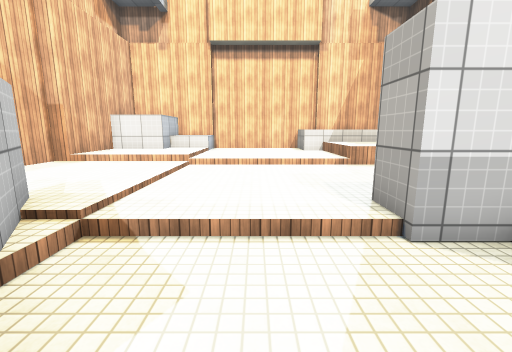
view 1 (above)

13 first-person views from a walk through a scene from a Unity 3-D project. The camera is 1.5 m above the floor, tilts 10° down and sees 90° across. The floor is counted in squares, 1 m on a side. Each view is taken from the middle of a square. On the plan, view 1 faces up. The plan holds only what a view shows up to about 13 squares ahead; the rest is blank. The player is left out. Some animated figures are left out. Surface patterns are stand-ins for the level's own textures.

view 2
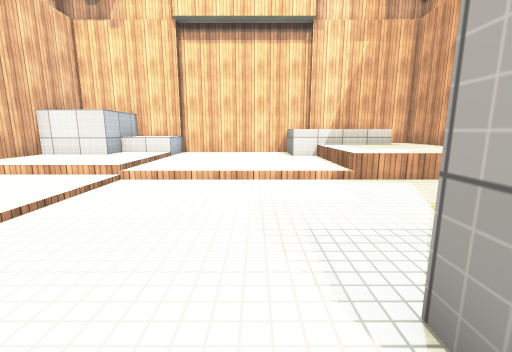

view 3
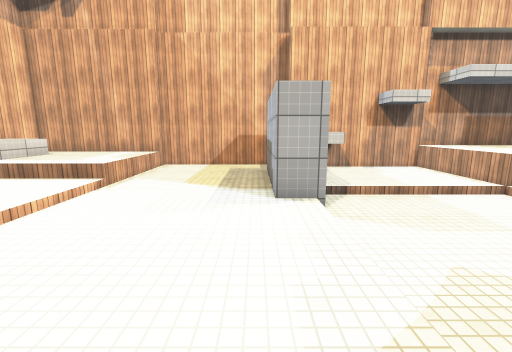

view 4
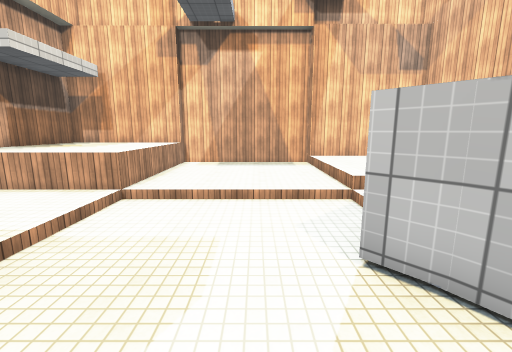

view 5
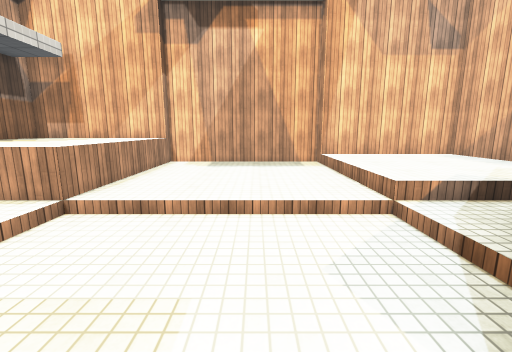

view 6
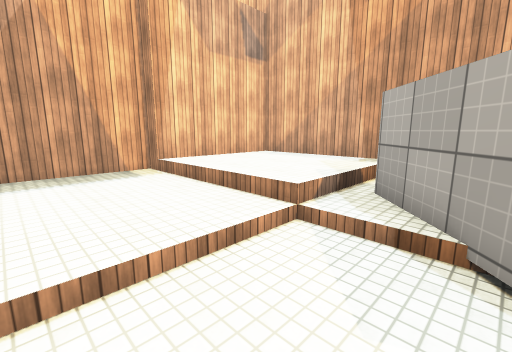

view 7
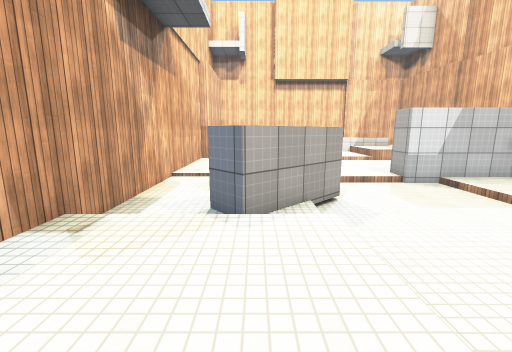

view 8
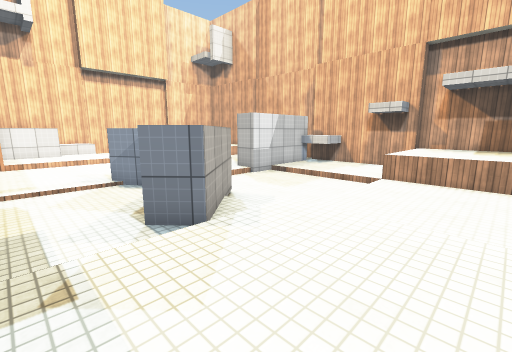

view 9
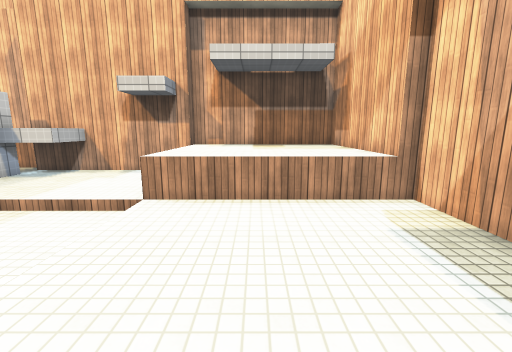

view 10
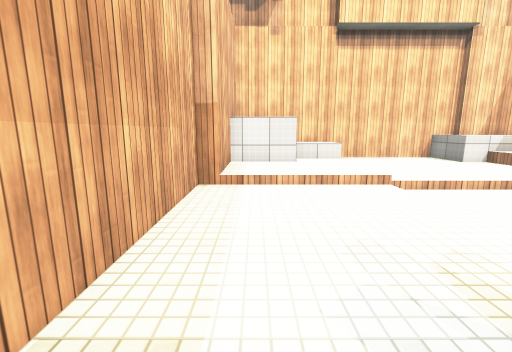

view 11
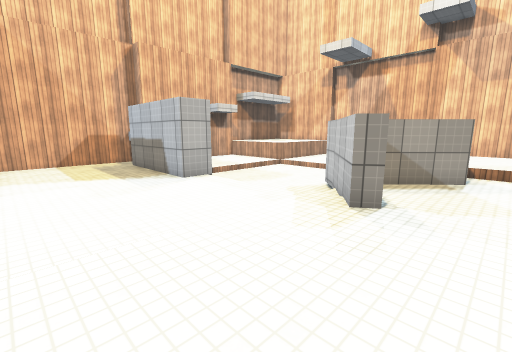

view 12
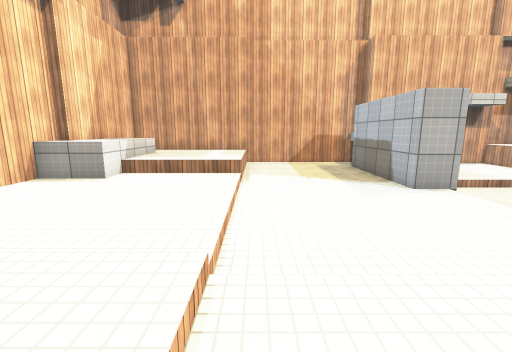

view 13
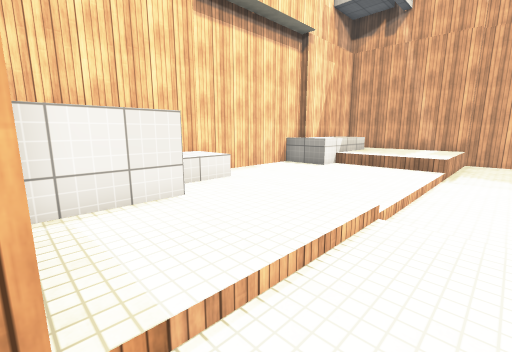

### Floor plan
Key: @ floor where view 1 was taken; # wall or solid block; . main floor; : floor 0.25 m higher than the main floor; - floor 0.25 m lower than the main floor; + floor 0.5 m higher than the main floor; * floor 0.75 m higher than the main floor; = window, fence, low wall or low ledge; ^ raised ledge.
Columns run from 8 left of view 1 to 9 right of it. Each row starts with its distance up from view 1.
 16      ^#####^^
 15    #^^:::::^^^^##
 14    ^^^:::::^^^^*#
 13  ^^^++::::::****#
 12  #++++::::::****#
 11  #++++::::::****#
 10 ##++++::::::****##
  9 #:::::...........#
  8 #:::::...........#
  7 #:::::...........#
  6 #:::::...........#
  5 #:::::...........#
  4 #:::#:....########
  3 #...##----#######
  2 #....##-----..###
  1 #....##-----....#
  0 #...###-@---....#
 -1 #..###------....#
 -2 #.....------....##
 -3 #:::::......^^^^^^
 -4 #:::::......^^^^^^
 -5 #:::::......^^^^^^
 -6 #:::::......^^^^^^
 -7 #:::::......^^^^^^
 -8 ######......^^==##
 -9      ########

Positions as (right, up) in squares from view 1, and headings:
1: (0, 0), facing up
2: (1, 3), facing up
3: (-4, 5), facing right
4: (0, 4), facing down
5: (0, 2), facing down
6: (1, 0), facing down-left
7: (-4, -7), facing up
8: (-7, -6), facing up-right
9: (-2, -5), facing right
10: (-6, 3), facing up
11: (-6, 9), facing down-right
12: (-5, 9), facing right
13: (-7, 8), facing up-right
